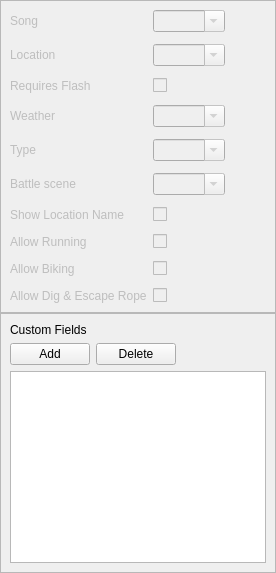
       <widget class="QWidget" name="tab_Attributes">
        <property name="sizePolicy">
         <sizepolicy hsizetype="Preferred" vsizetype="Minimum">
          <horstretch>0</horstretch>
          <verstretch>0</verstretch>
         </sizepolicy>
        </property>
        <attribute name="title">
         <string>Header</string>
        </attribute>
        <layout class="QVBoxLayout" name="gridLayout_Attributes">
         <property name="spacing">
          <number>0</number>
         </property>
         <property name="leftMargin">
          <number>0</number>
         </property>
         <property name="topMargin">
          <number>0</number>
         </property>
         <property name="rightMargin">
          <number>0</number>
         </property>
         <property name="bottomMargin">
          <number>0</number>
         </property>
         <item>
          <widget class="QFrame" name="frame_3">
           <property name="enabled">
            <bool>false</bool>
           </property>
           <property name="sizePolicy">
            <sizepolicy hsizetype="Preferred" vsizetype="Preferred">
             <horstretch>0</horstretch>
             <verstretch>0</verstretch>
            </sizepolicy>
           </property>
           <property name="frameShape">
            <enum>QFrame::StyledPanel</enum>
           </property>
           <property name="frameShadow">
            <enum>QFrame::Raised</enum>
           </property>
           <layout class="QFormLayout" name="formLayout_2">
            <property name="fieldGrowthPolicy">
             <enum>QFormLayout::FieldsStayAtSizeHint</enum>
            </property>
            <property name="verticalSpacing">
             <number>12</number>
            </property>
            <property name="bottomMargin">
             <number>9</number>
            </property>
            <item row="0" column="0">
             <widget class="QLabel" name="label_3">
              <property name="text">
               <string>Song</string>
              </property>
             </widget>
            </item>
            <item row="0" column="1">
             <widget class="QComboBox" name="comboBox_Song">
              <property name="toolTip">
               <string>&lt;html&gt;&lt;head/&gt;&lt;body&gt;&lt;p&gt;The default background music for this map.&lt;/p&gt;&lt;/body&gt;&lt;/html&gt;</string>
              </property>
              <property name="editable">
               <bool>true</bool>
              </property>
             </widget>
            </item>
            <item row="1" column="0">
             <widget class="QLabel" name="label_4">
              <property name="text">
               <string>Location</string>
              </property>
             </widget>
            </item>
            <item row="1" column="1">
             <widget class="QComboBox" name="comboBox_Location">
              <property name="toolTip">
               <string>&lt;html&gt;&lt;head/&gt;&lt;body&gt;&lt;p&gt;The section of the region map which the map is grouped under. This also determines the name of the map that is display when the player enters it.&lt;/p&gt;&lt;/body&gt;&lt;/html&gt;</string>
              </property>
              <property name="editable">
               <bool>true</bool>
              </property>
             </widget>
            </item>
            <item row="2" column="0">
             <widget class="QLabel" name="label_5">
              <property name="text">
               <string>Requires Flash</string>
              </property>
             </widget>
            </item>
            <item row="2" column="1">
             <widget class="QCheckBox" name="checkBox_Visibility">
              <property name="toolTip">
               <string>&lt;html&gt;&lt;head/&gt;&lt;body&gt;&lt;p&gt;Whether or not the map is dark and requires Flash to illuminate.&lt;/p&gt;&lt;/body&gt;&lt;/html&gt;</string>
              </property>
              <property name="text">
               <string/>
              </property>
             </widget>
            </item>
            <item row="3" column="0">
             <widget class="QLabel" name="label_6">
              <property name="text">
               <string>Weather</string>
              </property>
             </widget>
            </item>
            <item row="3" column="1">
             <widget class="QComboBox" name="comboBox_Weather">
              <property name="toolTip">
               <string>&lt;html&gt;&lt;head/&gt;&lt;body&gt;&lt;p&gt;The default weather for this map.&lt;/p&gt;&lt;/body&gt;&lt;/html&gt;</string>
              </property>
              <property name="editable">
               <bool>true</bool>
              </property>
             </widget>
            </item>
            <item row="4" column="0">
             <widget class="QLabel" name="label_7">
              <property name="text">
               <string>Type</string>
              </property>
             </widget>
            </item>
            <item row="4" column="1">
             <widget class="QComboBox" name="comboBox_Type">
              <property name="toolTip">
               <string>&lt;html&gt;&lt;head/&gt;&lt;body&gt;&lt;p&gt;The map type is a general attribute, which is used for many different things. For example. it determines whether biking or running is allowed.&lt;/p&gt;&lt;/body&gt;&lt;/html&gt;</string>
              </property>
              <property name="editable">
               <bool>true</bool>
              </property>
             </widget>
            </item>
            <item row="6" column="0">
             <widget class="QLabel" name="label_9">
              <property name="text">
               <string>Battle scene</string>
              </property>
             </widget>
            </item>
            <item row="6" column="1">
             <widget class="QComboBox" name="comboBox_BattleScene">
              <property name="toolTip">
               <string>&lt;html&gt;&lt;head/&gt;&lt;body&gt;&lt;p&gt;Determines the type of battle scene graphics to use.&lt;/p&gt;&lt;/body&gt;&lt;/html&gt;</string>
              </property>
              <property name="editable">
               <bool>true</bool>
              </property>
             </widget>
            </item>
            <item row="7" column="0">
             <widget class="QLabel" name="label_8">
              <property name="text">
               <string>Show Location Name</string>
              </property>
             </widget>
            </item>
            <item row="7" column="1">
             <widget class="QCheckBox" name="checkBox_ShowLocation">
              <property name="toolTip">
               <string>&lt;html&gt;&lt;head/&gt;&lt;body&gt;&lt;p&gt;Whether or not to display the location name when the player enters the map.&lt;/p&gt;&lt;/body&gt;&lt;/html&gt;</string>
              </property>
              <property name="text">
               <string/>
              </property>
             </widget>
            </item>
            <item row="8" column="0">
             <widget class="QLabel" name="label_AllowRunning">
              <property name="text">
               <string>Allow Running</string>
              </property>
             </widget>
            </item>
            <item row="8" column="1">
             <widget class="QCheckBox" name="checkBox_AllowRunning">
              <property name="toolTip">
               <string>&lt;html&gt;&lt;head/&gt;&lt;body&gt;&lt;p&gt;Allows the player to use Running Shoes&lt;/p&gt;&lt;/body&gt;&lt;/html&gt;</string>
              </property>
              <property name="text">
               <string/>
              </property>
             </widget>
            </item>
            <item row="9" column="0">
             <widget class="QLabel" name="label_AllowBiking">
              <property name="text">
               <string>Allow Biking</string>
              </property>
             </widget>
            </item>
            <item row="9" column="1">
             <widget class="QCheckBox" name="checkBox_AllowBiking">
              <property name="toolTip">
               <string>&lt;html&gt;&lt;head/&gt;&lt;body&gt;&lt;p&gt;Allows the player to use a Bike&lt;/p&gt;&lt;/body&gt;&lt;/html&gt;</string>
              </property>
              <property name="text">
               <string/>
              </property>
             </widget>
            </item>
            <item row="10" column="0">
             <widget class="QLabel" name="label_AllowEscapeRope">
              <property name="text">
               <string>Allow Dig &amp; Escape Rope</string>
              </property>
             </widget>
            </item>
            <item row="10" column="1">
             <widget class="QCheckBox" name="checkBox_AllowEscapeRope">
              <property name="toolTip">
               <string>&lt;html&gt;&lt;head/&gt;&lt;body&gt;&lt;p&gt;Allows the player to use Dig or Escape Rope&lt;/p&gt;&lt;/body&gt;&lt;/html&gt;</string>
              </property>
              <property name="text">
               <string/>
              </property>
             </widget>
            </item>
           </layout>
          </widget>
         </item>
         <item>
          <widget class="QFrame" name="frame_keyValue">
           <property name="frameShape">
            <enum>QFrame::StyledPanel</enum>
           </property>
           <property name="frameShadow">
            <enum>QFrame::Raised</enum>
           </property>
           <layout class="QVBoxLayout" name="verticalLayout_10">
            <item>
             <widget class="QLabel" name="label_2">
              <property name="text">
               <string>Custom Fields</string>
              </property>
             </widget>
            </item>
            <item>
             <widget class="QFrame" name="frame">
              <property name="frameShape">
               <enum>QFrame::NoFrame</enum>
              </property>
              <property name="frameShadow">
               <enum>QFrame::Plain</enum>
              </property>
              <layout class="QHBoxLayout" name="horizontalLayout_8">
               <property name="leftMargin">
                <number>0</number>
               </property>
               <property name="topMargin">
                <number>0</number>
               </property>
               <property name="rightMargin">
                <number>0</number>
               </property>
               <property name="bottomMargin">
                <number>0</number>
               </property>
               <item>
                <widget class="QPushButton" name="pushButton_AddCustomHeaderField">
                 <property name="text">
                  <string>Add</string>
                 </property>
                </widget>
               </item>
               <item>
                <widget class="QPushButton" name="pushButton_DeleteCustomHeaderField">
                 <property name="text">
                  <string>Delete</string>
                 </property>
                </widget>
               </item>
               <item>
                <spacer name="horizontalSpacer_2">
                 <property name="orientation">
                  <enum>Qt::Horizontal</enum>
                 </property>
                 <property name="sizeHint" stdset="0">
                  <size>
                   <width>40</width>
                   <height>20</height>
                  </size>
                 </property>
                </spacer>
               </item>
              </layout>
             </widget>
            </item>
            <item>
             <widget class="QTableWidget" name="tableWidget_CustomHeaderFields">
              <property name="toolTip">
               <string>Custom fields will be added to the map.json file for the current map.</string>
              </property>
              <attribute name="horizontalHeaderVisible">
               <bool>false</bool>
              </attribute>
              <attribute name="horizontalHeaderCascadingSectionResizes">
               <bool>false</bool>
              </attribute>
              <attribute name="horizontalHeaderHighlightSections">
               <bool>true</bool>
              </attribute>
              <attribute name="horizontalHeaderShowSortIndicator" stdset="0">
               <bool>false</bool>
              </attribute>
              <attribute name="horizontalHeaderStretchLastSection">
               <bool>true</bool>
              </attribute>
              <attribute name="verticalHeaderVisible">
               <bool>false</bool>
              </attribute>
              <column>
               <property name="text">
                <string>Key</string>
               </property>
              </column>
              <column>
               <property name="text">
                <string>Value</string>
               </property>
              </column>
             </widget>
            </item>
           </layout>
          </widget>
         </item>
        </layout>
       </widget>
